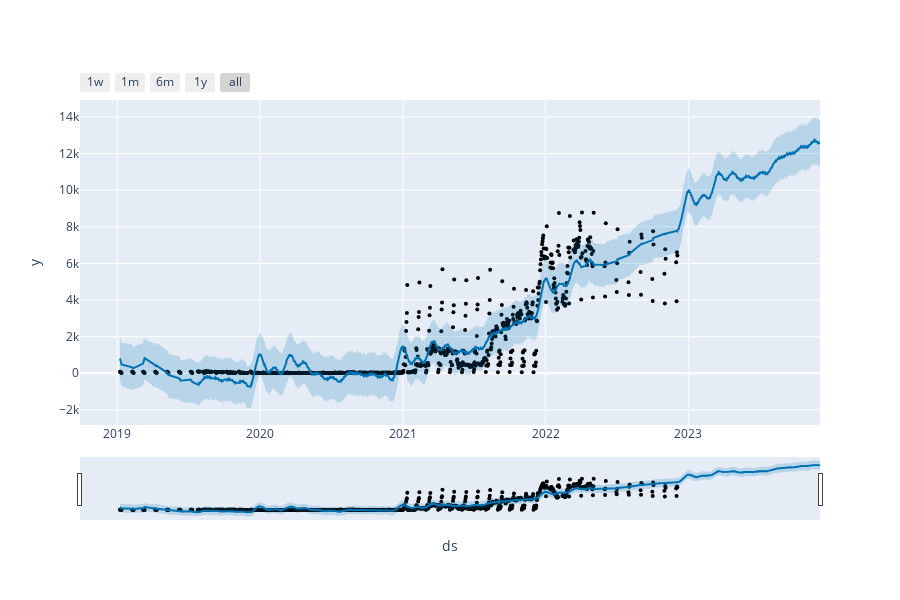

Notebook code cell kept with this figure:
### Code cell
plot_plotly(m, forecast)

### Figure 1 — Plotly figure (JSON) as saved in the notebook; plotly's stock layout.template omitted (floating-point values rounded to 4 significant figures; data arrays with more than 128 entries replaced by an {"elided": "..."} marker saying what was removed)
{"data": [{"marker": {"color": "black", "size": 4}, "mode": "markers", "name": "Actual", "type": "scatter", "x": {"elided": "1014 str values"}, "y": {"elided": "1014 float values"}}, {"hoverinfo": "skip", "line": {"width": 0}, "mode": "lines", "type": "scatter", "x": {"elided": "1379 str values"}, "y": {"elided": "1379 float values"}}, {"fill": "tonexty", "fillcolor": "rgba(0, 114, 178, 0.2)", "line": {"color": "#0072B2", "width": 2}, "mode": "lines", "name": "Predicted", "type": "scatter", "x": {"elided": "1379 str values"}, "y": {"elided": "1379 float values"}}, {"fill": "tonexty", "fillcolor": "rgba(0, 114, 178, 0.2)", "hoverinfo": "skip", "line": {"width": 0}, "mode": "lines", "type": "scatter", "x": {"elided": "1379 str values"}, "y": {"elided": "1379 float values"}}], "layout": {"height": 600, "showlegend": false, "width": 900, "xaxis": {"rangeselector": {"buttons": [{"count": 7, "label": "1w", "step": "day", "stepmode": "backward"}, {"count": 1, "label": "1m", "step": "month", "stepmode": "backward"}, {"count": 6, "label": "6m", "step": "month", "stepmode": "backward"}, {"count": 1, "label": "1y", "step": "year", "stepmode": "backward"}, {"step": "all"}]}, "rangeslider": {"visible": true}, "title": {"text": "ds"}, "type": "date"}, "yaxis": {"title": {"text": "y"}}}}
